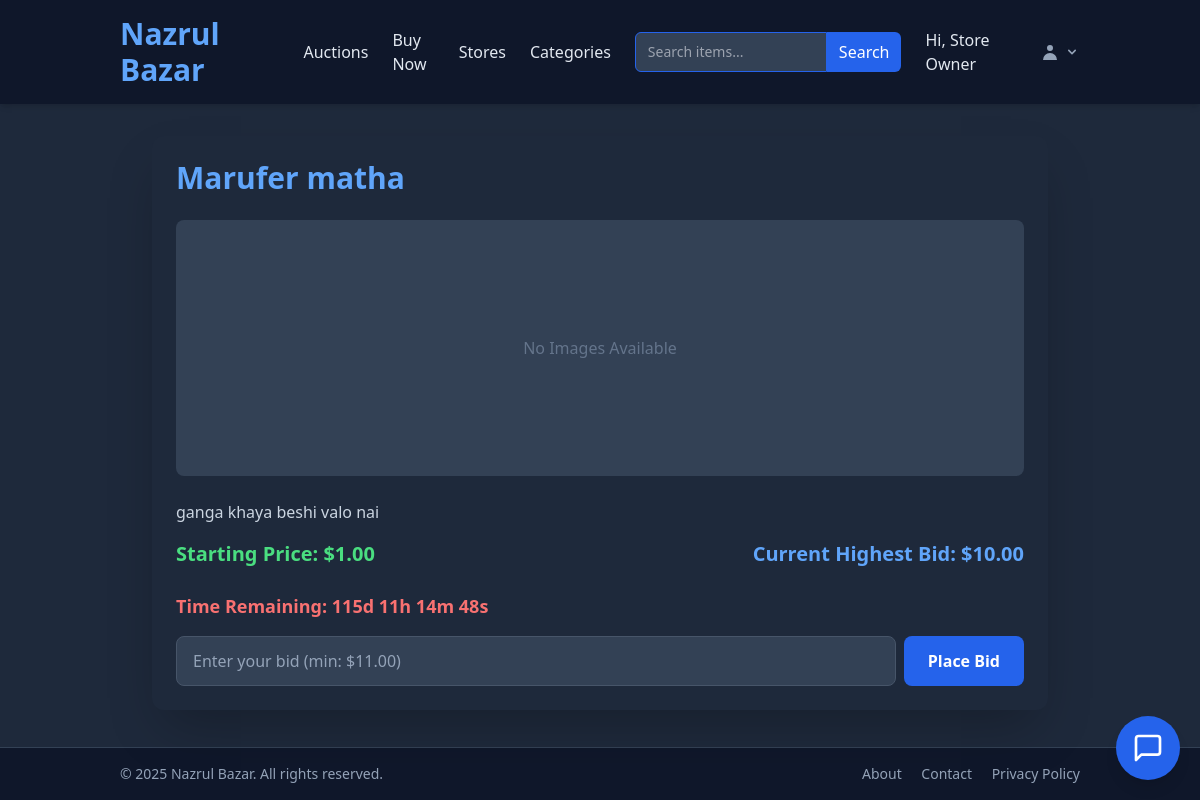
Page /auction_details.php?id=11 (signed in) on the earlier database version.
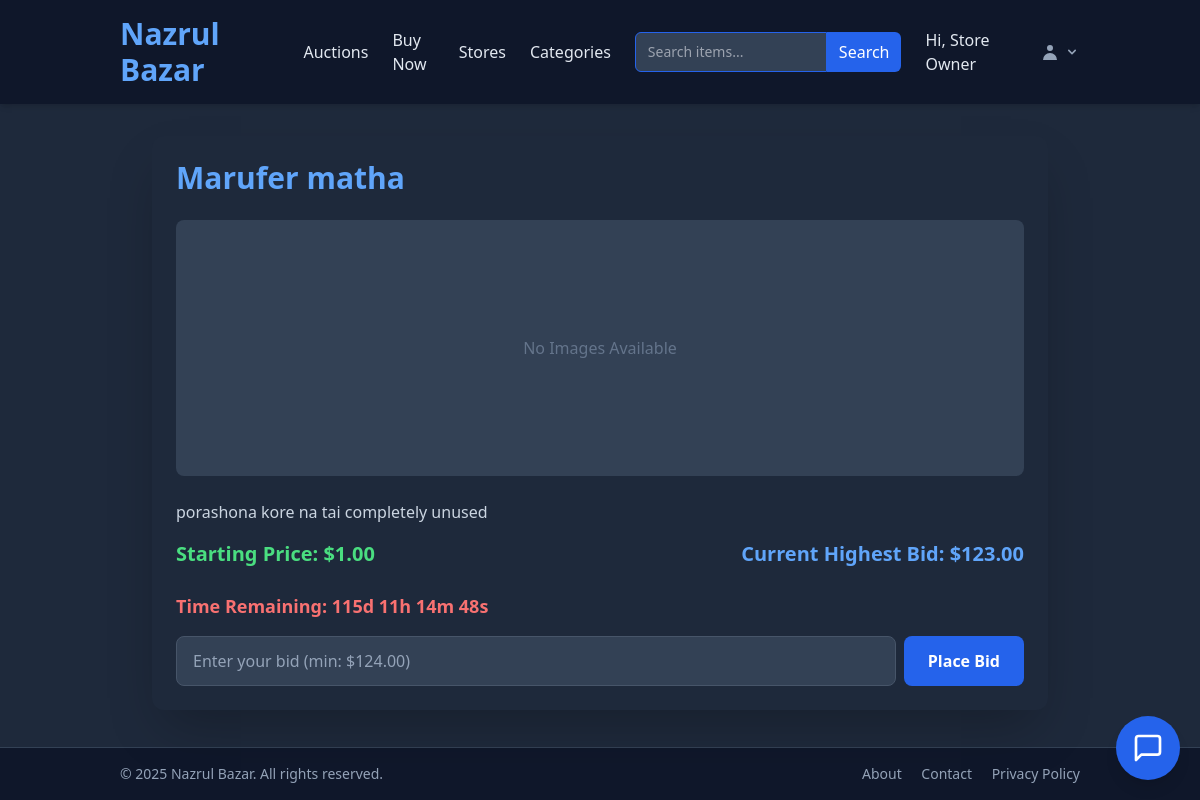
Same page on the later database version.
### tables this page shows
CREATE TABLE `auctions` (
  `id` int(10) UNSIGNED NOT NULL,
  `seller_id` int(10) UNSIGNED NOT NULL,
  `minimum_price` decimal(10,2) DEFAULT 0.00,
  `current_holder_id` int(10) UNSIGNED DEFAULT NULL,
  `current_price` decimal(10,2) DEFAULT 0.00,
  `ends_at` datetime NOT NULL,
  `product_name` varchar(255) DEFAULT NULL,
  `category_name` varchar(255) DEFAULT NULL,
  `subcategory_name` varchar(255) DEFAULT NULL,
  `subsubcategory_name` varchar(255) DEFAULT NULL,
  `description` text DEFAULT NULL
);

### auction_details.php (the view, shortened to what this page needs)
<?php
require_once './config.php';
$auction_id = isset($_GET['id']) ? intval($_GET['id']) : 0;
$stmt = $pdo->prepare("SELECT * FROM auctions WHERE id = ?");
$stmt->execute([$auction_id]);
$auction = $stmt->fetch(PDO::FETCH_ASSOC);
$stmt5 = $pdo->prepare("SELECT MAX(amount) as highest_bid FROM bids WHERE auction_id = ?");
$stmt5->execute([$auction_id]);
$highest = $stmt5->fetch(PDO::FETCH_ASSOC);
$highest_bid = $highest['highest_bid'] ?? 0;
$img_stmt = $pdo->prepare("
    SELECT i.image
    FROM images i
    JOIN auction_images ai ON ai.image_id = i.id
    WHERE ai.auction_id = ?
");
$img_stmt->execute([$auction_id]);
$images = $img_stmt->fetchAll(PDO::FETCH_ASSOC);
?>
<div class="container mx-auto p-4 md:p-8">
    <div class="max-w-4xl mx-auto bg-slate-800 shadow-2xl rounded-xl p-6 transform transition-all duration-500 hover:scale-[1.01]">
        <h2 class="text-3xl font-bold mb-6 text-blue-400"><?= htmlspecialchars($auction['product_name']) ?></h2>
        <div class="mb-6">
            <?php if (!empty($images)): ?>
                <div class="flex flex-wrap gap-4 justify-center">
                    <?php foreach ($images as $img): ?>
                        <img
                             class="w-48 h-48 object-cover rounded-lg shadow-lg border-2 border-slate-700 transition-transform duration-300 hover:scale-105"
                             alt="Auction image">
                    <?php endforeach; ?>
                </div>
            <?php else: ?>
                <div class="w-full h-64 bg-slate-700 rounded-lg flex items-center justify-center text-slate-500">
                    No Images Available
                </div>
            <?php endif; ?>
        </div>
        <p class="mb-4 text-slate-300"><?= nl2br(htmlspecialchars($auction['description'])) ?></p>
        <div class="flex flex-col sm:flex-row justify-between items-start sm:items-center mb-6">
            <p class="text-green-400 font-bold text-xl mb-2 sm:mb-0">
                Starting Price: $<?= number_format($auction['minimum_price'], 2) ?>
            </p>
            <p class="text-blue-400 font-bold text-xl">
                Current Highest Bid: $<?= number_format($highest_bid > 0 ? $highest_bid : $auction['minimum_price'], 2) ?>
            </p>
        </div>
        <p class="text-red-400 font-bold text-lg mb-4">
            Time Remaining: <span id="countdown"></span>
        </p>
        <form method="POST" class="mt-4 flex flex-col sm:flex-row gap-4 sm:gap-2">
            <input type="number" name="bid_amount" step="0.01" min="<?= number_format($highest_bid > 0 ? $highest_bid + 1 : $auction['minimum_price'], 2, '.', '') ?>"
                   placeholder="Enter your bid (min: $<?= number_format($highest_bid > 0 ? $highest_bid + 1 : $auction['minimum_price'], 2) ?>)"
                   class="border border-slate-600 rounded-lg px-4 py-3 bg-slate-700 text-slate-200 placeholder-slate-400 focus:outline-none focus:ring-2 focus:ring-blue-500 flex-1 transition-colors"
                   required>
            <button type="submit"
                    class="bg-blue-600 text-white font-semibold px-6 py-3 rounded-lg hover:bg-blue-700 transition-colors duration-200">
                Place Bid
            </button>
        </form>
    </div>
</div>
<?php
include './lib/layout.php';

Differences in the rows shown:
changed auctions "Marufer matha": description "ganga khaya beshi valo nai" → "porashona kore na tai completely unused"
Other differences:
$highest_bid > 0 ? $highest_bid : $auction['minimum_price']: "10.00" → "123.00"
form field bid_amount: "Enter your bid (min: $11.00)" → "Enter your bid (min: $124.00)"
